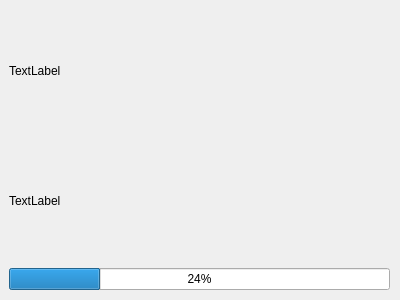
<?xml version="1.0" encoding="UTF-8"?>
<ui version="4.0">
 <class>LoadingWindow</class>
 <widget class="QWidget" name="LoadingWindow">
  <property name="geometry">
   <rect>
    <x>0</x>
    <y>0</y>
    <width>400</width>
    <height>300</height>
   </rect>
  </property>
  <property name="windowTitle">
   <string>Loading</string>
  </property>
  <widget class="QWidget" name="verticalLayoutWidget">
   <property name="geometry">
    <rect>
     <x>9</x>
     <y>9</y>
     <width>381</width>
     <height>281</height>
    </rect>
   </property>
   <layout class="QVBoxLayout" name="verticalLayout">
    <item>
     <widget class="QLabel" name="label">
      <property name="text">
       <string>TextLabel</string>
      </property>
     </widget>
    </item>
    <item>
     <widget class="QLabel" name="label_2">
      <property name="text">
       <string>TextLabel</string>
      </property>
     </widget>
    </item>
    <item>
     <widget class="QProgressBar" name="progressBar">
      <property name="value">
       <number>24</number>
      </property>
     </widget>
    </item>
   </layout>
  </widget>
 </widget>
 <resources/>
 <connections/>
</ui>
